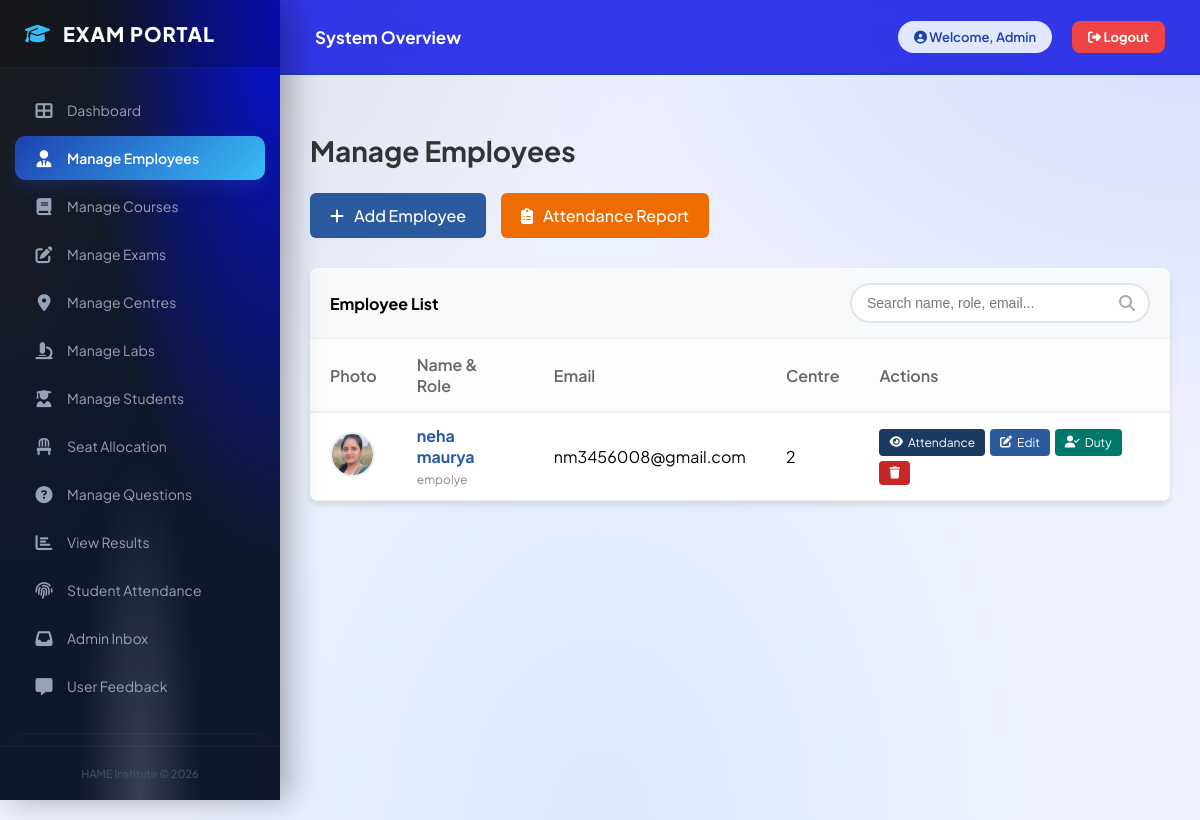
/admin/mange_empolyee.php, run on the app's committed database.
### tables this page shows
CREATE TABLE `employees` (
  `id` int(11) NOT NULL,
  `name` varchar(100) DEFAULT NULL,
  `email` varchar(100) DEFAULT NULL,
  `role` varchar(50) DEFAULT NULL,
  `centre` varchar(100) DEFAULT NULL,
  `password` varchar(255) DEFAULT NULL,
  `photo` varchar(255) DEFAULT NULL,
  `created_at` timestamp NOT NULL DEFAULT current_timestamp()
);

### admin/mange_empolyee.php (the view, shortened to what this page needs)
<?php
include ("../config.php");
?>
<!DOCTYPE html>
<html lang="en">
<head>
    <link rel="stylesheet" href="https://cdnjs.cloudflare.com/ajax/libs/font-awesome/6.0.0/css/all.min.css">
</head>
<body>
<?php include("sidebar.php"); ?>
<div class="main-content">
    <div class="container">
        <h2 class="page-title">Manage Employees</h2>
        <div class="action-cards-top">
            <a href="add_employee.php" class="btn-action bg-blue"><i class="fa fa-plus"></i> Add Employee</a>
            <a href="attendance.php" class="btn-action bg-orange"><i class="fa fa-clipboard-list"></i> Attendance Report</a>
        </div>
        <div class="table-card">
            <div class="table-header">
                <strong>Employee List</strong>
                <div style="position: relative;">
                    <i class="fa fa-search" style="position: absolute; right: 15px; top: 12px; color: #aaa;"></i>
                    <input type="text" id="empSearch" class="search-box" placeholder="Search name, role, email...">
                </div>
            </div>
            <div class="table-responsive">
                <table>
                    <thead>
                        <tr>
                            <th>Photo</th>
                            <th>Name & Role</th>
                            <th>Email</th>
                            <th>Centre</th>
                            <th>Actions</th>
                        </tr>
                    </thead>
                    <tbody id="empTable">
                        <?php
                        $q = mysqli_query($conn, "SELECT * FROM employees ORDER BY id DESC");
                        if(mysqli_num_rows($q) > 0){
                            while($row = mysqli_fetch_assoc($q)){
                        ?>
                        <tr>
                            <td><img src="../image/<?php echo $row['photo']; ?>" class="emp-img" onerror="this.src='https://cdn-icons-png.flaticon.com/512/3135/3135715.png'"></td>
                            <td>
                                <span class="emp-name"><?php echo htmlspecialchars($row['name']); ?></span>
                                <span class="emp-subtext"><?php echo htmlspecialchars($row['role']); ?></span>
                            </td>
                            <td><?php echo htmlspecialchars($row['email']); ?></td>
                            <td><?php echo htmlspecialchars($row['centre']); ?></td>
                            <td>
                                <div class="row-btns">
                                    <a href="attendance.php?id=<?php echo $row['id']; ?>" class="btn-small bg-navy"><i class="fa fa-eye"></i> Attendance</a>
                                    <a href="update_employee.php?id=<?php echo $row['id']; ?>" class="btn-small bg-blue"><i class="fa fa-edit"></i> Edit</a>
                                    <a href="assign_duty.php?id=<?php echo $row['id']; ?>" class="btn-small bg-teal"><i class="fa fa-user-check"></i> Duty</a>
                                    <a href="delete_employee.php?id=<?php echo $row['id']; ?>" class="btn-small bg-red sweet-delete"><i class="fa fa-trash"></i></a>
                                </div>
                            </td>
                        </tr>
                        <?php
                            }
                        } else {
                            echo "<tr><td colspan='5' style='text-align:center; padding:20px;'>No employees found.</td></tr>";
                        }
                        ?>
                    </tbody>
                </table>
            </div>
        </div>
    </div>
</div>
</body>
</html>

### admin/mange_empolyee.php (style rules this page uses)
:root { --sidebar-bg: #1a3a5f; --header-bg: #2b5a9e; --body-bg: #f0f4f8; --white: #ffffff; --blue: #2b5a9e; --green: #2e7d32; --red: #dc3545; --teal: #17a2b8; --orange: #ef6c00; }
body { font-family: 'Segoe UI', sans-serif; margin: 0; background: var(--body-bg); }
.main-content { margin-left: 260px; padding: 20px; margin-top: 20px; transition: 0.3s; }
.container { padding: 10px; max-width: 100%; }
.page-title { margin-bottom: 25px; color: #333; font-size: 28px; }
.action-cards-top { display: flex; gap: 15px; margin-bottom: 30px; flex-wrap: wrap; }
.btn-action { padding: 12px 20px; border-radius: 6px; text-decoration: none; color: white; font-weight: 500; display: flex; align-items: center; gap: 10px; transition: 0.3s; }
.bg-blue { background: var(--blue); }
.bg-orange { background: var(--orange); }
.table-card { background: var(--white); border-radius: 8px; box-shadow: 0 4px 6px rgba(0,0,0,0.1); overflow: hidden; }
.table-header { padding: 15px 20px; background: #f8f9fa; border-bottom: 1px solid #eee; display: flex; justify-content: space-between; align-items: center; flex-wrap: wrap; gap: 10px; }
.search-box { padding: 10px 15px; border: 2px solid #dfe6e9; border-radius: 25px; width: 300px; outline: none; transition: 0.3s; font-size: 14px; max-width: 100%; }
.table-responsive { width: 100%; overflow-x: auto; -webkit-overflow-scrolling: touch; }
table { width: 100%; border-collapse: collapse; min-width: 700px; }
th { text-align: left; padding: 15px 20px; color: #666; font-weight: 600; border-bottom: 2px solid #eee; background: #fdfdfd; }
td { padding: 12px 20px; border-bottom: 1px solid #eee; vertical-align: middle; }
.emp-img { width: 45px; height: 45px; border-radius: 50%; object-fit: cover; border: 2px solid #eee; }
.emp-name { font-weight: bold; display: block; color: #2b5a9e; }
.emp-subtext { font-size: 12px; color: #888; }
.row-btns { display: flex; gap: 5px; flex-wrap: wrap; }
.btn-small { padding: 6px 10px; border-radius: 4px; font-size: 12px; text-decoration: none; color: white; display: flex; align-items: center; gap: 5px; }
.bg-teal { background: #00796b; }
.bg-red { background: #c62828; }
.bg-navy { background: #1a3a5f; }

### admin/sidebar.php (style rules this page uses)
:root { --primary-blue: #1e40af; --dark-navy: #0f172a; --sky-accent: #38bdf8; --light-blue-bg: #f0f7ff; --sidebar-width: 280px; --topbar-height: 75px; }
* { box-sizing: border-box; }
body { margin: 0; padding: 0; font-family: 'Plus Jakarta Sans', sans-serif; background-color: #eef2ff; background-image: radial-gradient(at 0% 0%, rgba(15, 18, 28, 0.1) 0px, transparent 40%), radial-gradient(at 100% 0%, rgba(14, 26, 250, 0.1) 0px, transparent 40%), radial-gradient(at 50% 100%, rgba(219, 234, 254, 1) 0px, transparent 50%); background-attachment: fixed; min-height: 100vh; }
.main-content { margin-left: var(--sidebar-width); transition: 0.4s; }

### data on the page
employees: photo (picture), name "neha maurya", role "empolye", email "nm3456008@gmail.com", centre "2"
